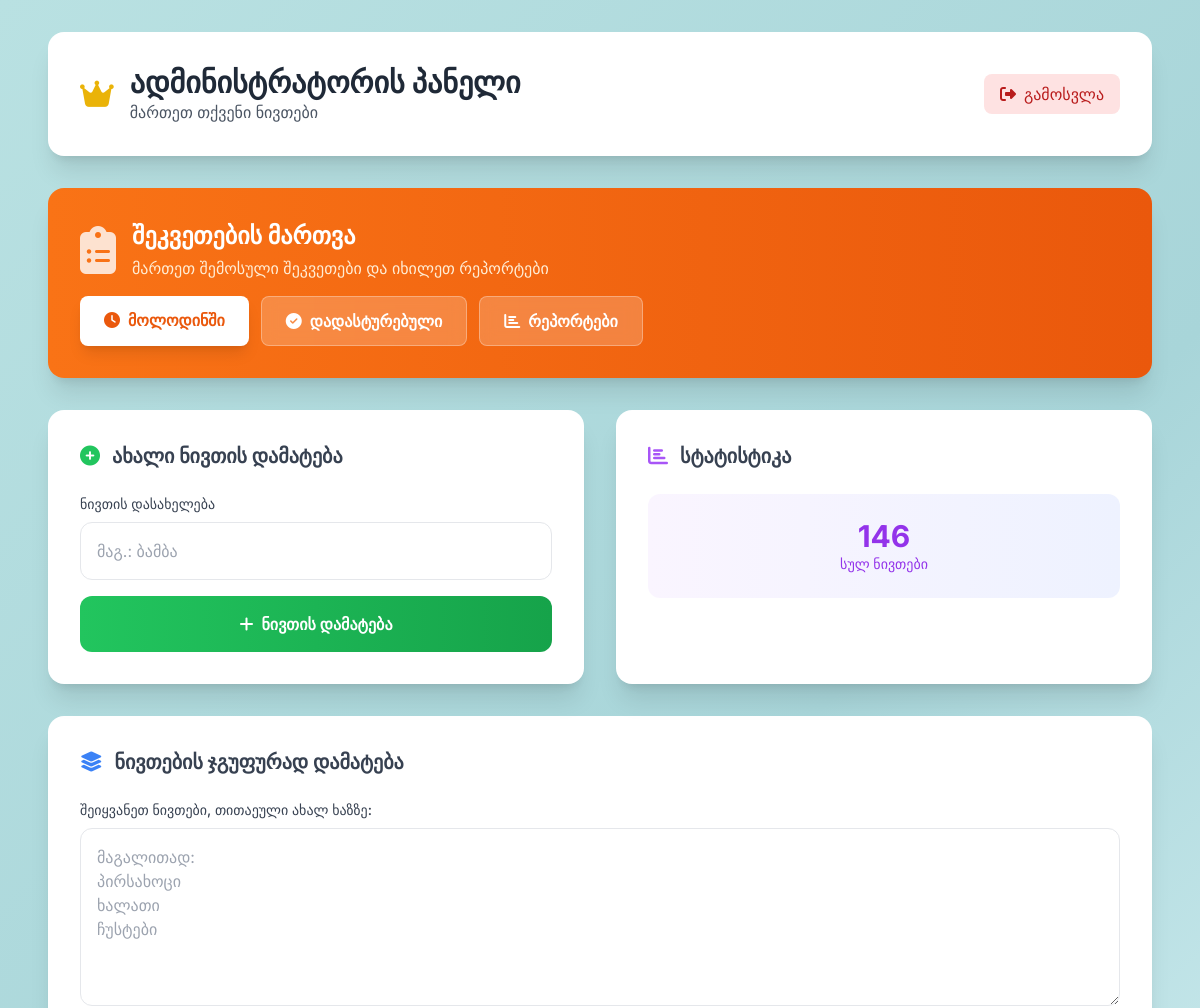
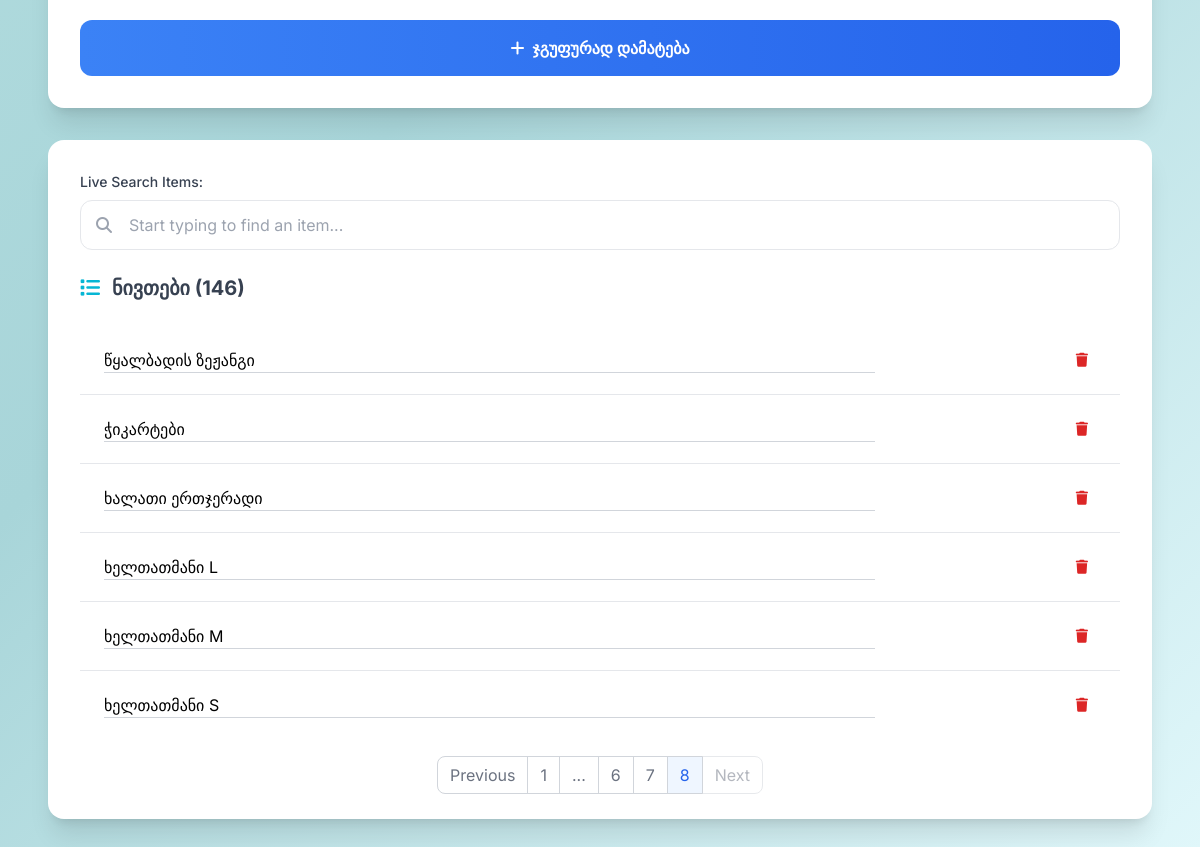
The page /admin/?page=8&search= (signed in) on the database its author committed (2 pictures, top to bottom).
### app.py (models this page shows)
class Item(db.Model):
    id = db.Column(db.Integer, primary_key=True)
    name = db.Column(db.String(100), nullable=False, unique=True)

### app.py (the view)
@app.route('/admin/', methods=['GET'])
def admin_panel():
    if not session.get('admin_logged_in'):
        return redirect(url_for('admin_login'))
    page = request.args.get('page', 1, type=int)
    search_query = request.args.get('search', '').strip()
    items_query = Item.query.order_by(Item.name)
    if search_query:
        items_query = items_query.filter(Item.name.ilike(f'%{search_query}%'))
    pagination = items_query.paginate(page=page, per_page=20, error_out=False)
    items_on_page = pagination.items
    pending_count = Order.query.filter_by(status='pending').count()
    return render_template('admin_panel.html', items=items_on_page, pagination=pagination, search_query=search_query, pending_count=pending_count)

### templates/admin_panel.html (shortened to what this page needs)
<!DOCTYPE html>
<html lang="en">
<head>
    <script src="https://cdn.tailwindcss.com"></script>
    <link rel="stylesheet" href="https://cdnjs.cloudflare.com/ajax/libs/font-awesome/6.4.0/css/all.min.css">
    <link rel="stylesheet" href="{{ url_for('static', filename='styles.css') }}">
</head>
<body class="min-h-screen py-8 bg-[#b9e1e2]">
    <div class="container mx-auto px-6 max-w-6xl">
        <div class="bg-white rounded-2xl shadow-xl p-8 mb-8">
            <div class="flex items-center justify-between">
                <div class="flex items-center space-x-4">
                    <i class="fas fa-crown text-3xl text-yellow-500"></i>
                    <div>
                        <h1 class="text-3xl font-bold text-gray-800">ადმინისტრატორის პანელი</h1>
                        <p class="text-gray-600">მართეთ თქვენი ნივთები</p>
                    </div>
                </div>
                <a href="{{ url_for('admin_logout') }}" class="bg-red-100 text-red-700 px-4 py-2 rounded-lg hover:bg-red-200 transition-colors">
                    <i class="fas fa-sign-out-alt mr-2"></i>გამოსვლა
                </a>
            </div>
        </div>
        <div class="bg-gradient-to-r from-orange-500 to-orange-600 rounded-2xl shadow-xl p-8 mb-8 text-white">
            <div class="flex items-center justify-between flex-wrap gap-4">
                <div class="flex items-center gap-4">
                    <i class="fas fa-clipboard-list text-5xl opacity-80"></i>
                    <div>
                        <h2 class="text-2xl font-bold mb-1">შეკვეთების მართვა</h2>
                        <p class="text-orange-100">მართეთ შემოსული შეკვეთები და იხილეთ რეპორტები</p>
                    </div>
                </div>
                <div class="flex gap-3 flex-wrap">
                    <a href="{{ url_for('admin_orders_pending') }}"
                       class="relative px-6 py-3 bg-white text-orange-600 rounded-lg font-semibold hover:bg-orange-50 transition-all shadow-lg hover:shadow-xl transform hover:-translate-y-1">
                        <i class="fas fa-clock mr-2"></i>მოლოდინში
                    </a>
                    <a href="{{ url_for('admin_orders_confirmed') }}"
                       class="px-6 py-3 bg-white/20 backdrop-blur text-white rounded-lg font-semibold hover:bg-white/30 transition-all border border-white/30">
                        <i class="fas fa-check-circle mr-2"></i>დადასტურებული
                    </a>
                    <a href="{{ url_for('admin_reports_weekly') }}"
                       class="px-6 py-3 bg-white/20 backdrop-blur text-white rounded-lg font-semibold hover:bg-white/30 transition-all border border-white/30">
                        <i class="fas fa-chart-bar mr-2"></i>რეპორტები
                    </a>
                </div>
            </div>
        </div>
        <div class="grid md:grid-cols-2 gap-8">
            <div class="bg-white rounded-2xl shadow-xl p-8">
                <h2 class="text-xl font-bold text-gray-700 mb-6 flex items-center">
                    <i class="fas fa-plus-circle mr-3 text-green-500"></i>
                    ახალი ნივთის დამატება
                </h2>
                <form id="addItemForm" class="space-y-4">
                    <div>
                        <label class="block text-sm font-medium text-gray-700 mb-2">ნივთის დასახელება</label>
                        <input type="text" id="newItemName" name="name" placeholder="მაგ.: ბამბა"
                               class="w-full p-4 border border-gray-200 rounded-xl" required>
                    </div>
                    <button type="submit" class="w-full bg-gradient-to-r from-green-500 to-green-600 text-white py-4 rounded-xl font-semibold">
                        <i class="fas fa-plus mr-2"></i>ნივთის დამატება
                    </button>
                </form>
            </div>
            <div class="bg-white rounded-2xl shadow-xl p-8">
                <h2 class="text-xl font-bold text-gray-700 mb-6 flex items-center">
                    <i class="fas fa-chart-bar mr-3 text-purple-500"></i>
                    სტატისტიკა
                </h2>
                <div class="space-y-6">
                    <div class="text-center p-6 bg-gradient-to-r from-purple-50 to-indigo-50 rounded-xl">
                        <div id="item-count-stat" class="text-3xl font-bold text-purple-600">{{ pagination.total or 0 }}</div>
                        <div class="text-sm text-purple-600 font-medium">სულ ნივთები</div>
                    </div>
                </div>
            </div>
        </div>
        <div class="bg-white rounded-2xl shadow-xl mt-8 p-8">
             <h2 class="text-xl font-bold text-gray-700 mb-6 flex items-center">
                <i class="fas fa-layer-group mr-3 text-blue-500"></i>
                ნივთების ჯგუფურად დამატება
            </h2>
            <form id="bulkAddForm" class="space-y-4">
                <div>
                    <label class="block text-sm font-medium text-gray-700 mb-2">შეიყვანეთ ნივთები, თითაეული ახალ ხაზზე:</label>
                    <textarea id="bulkItemsText" name="bulk_items" rows="6" placeholder="მაგალითად:&#10;პირსახოცი&#10;ხალათი&#10;ჩუსტები"
                              class="w-full p-4 border border-gray-200 rounded-xl"></textarea>
                </div>
                <button type="submit" class="w-full bg-gradient-to-r from-blue-500 to-blue-600 text-white py-4 rounded-xl font-semibold">
                    <i class="fas fa-plus mr-2"></i>ჯგუფურად დამატება
                </button>
            </form>
        </div>
        <div class="bg-white rounded-2xl shadow-xl mt-8 p-8">
            <div class="mb-6">
                <label for="liveSearchInput" class="block text-sm font-medium text-gray-700 mb-2">Live Search Items:</label>
                <div class="relative">
                    <i class="fas fa-search absolute left-4 top-1/2 -translate-y-1/2 text-gray-400"></i>
                    <input type="text" id="liveSearchInput" placeholder="Start typing to find an item..." class="w-full p-3 pl-12 border border-gray-200 rounded-xl">
                </div>
            </div>
            <h2 id="item-count-header" class="text-xl font-bold text-gray-700 mb-6 flex items-center">
                <i class="fas fa-list mr-3 text-cyan-500"></i>
                ნივთები ({{ pagination.total or 0 }})
            </h2>
            {% if items %}
                <div class="overflow-x-auto">
                    <table class="w-full">
                        <tbody id="itemList" class="divide-y divide-gray-200">
                            {% for item in items %}
                            <tr id="item-row-{{ item.id }}">
                                <td class="px-6 py-4 whitespace-nowrap">
                                    <input type="text" name="name" value="{{ item.name }}" class="edit-item-input bg-transparent border-b border-gray-300 w-full" data-id="{{ item.id }}">
                                </td>
                                <td class="px-6 py-4 whitespace-nowrap text-sm font-medium text-right">
                                    <button class="delete-item-btn text-red-600 hover:text-red-900 p-2" data-id="{{ item.id }}" title="Delete"><i class="fas fa-trash"></i></button>
                                </td>
                            </tr>
                            {% endfor %}
                        </tbody>
                    </table>
                </div>
                <div class="mt-6 flex justify-center items-center">
                    <nav aria-label="Page navigation">
                        <ul class="inline-flex items-center -space-x-px">
                            <li>
                                <a href="{{ url_for('admin_panel', page=pagination.prev_num, search=search_query) if pagination.has_prev else '#' }}"
                                   class="px-3 py-2 ml-0 leading-tight text-gray-500 bg-white border border-gray-300 rounded-l-lg hover:bg-gray-100 {{ 'opacity-50 cursor-not-allowed' if not pagination.has_prev }}">Previous</a>
                            </li>
                            {% for page_num in pagination.iter_pages(left_edge=1, right_edge=1, left_current=2, right_current=2) %}
                                {% if page_num %}
                                    <li>
                                        <a href="{{ url_for('admin_panel', page=page_num, search=search_query) }}"
                                           class="px-3 py-2 leading-tight border border-gray-300 {{ 'bg-blue-50 text-blue-600' if page_num == pagination.page else 'text-gray-500 bg-white hover:bg-gray-100' }}">{{ page_num }}</a>
                                    </li>
                                {% else %}
                                    <li><span class="px-3 py-2 text-gray-500 bg-white border border-gray-300">...</span></li>
                                {% endif %}
                            {% endfor %}
                            <li>
                                <a href="{{ url_for('admin_panel', page=pagination.next_num, search=search_query) if pagination.has_next else '#' }}"
                                   class="px-3 py-2 leading-tight text-gray-500 bg-white border border-gray-300 rounded-r-lg hover:bg-gray-100 {{ 'opacity-50 cursor-not-allowed' if not pagination.has_next }}">Next</a>
                            </li>
                        </ul>
                    </nav>
                </div>
            {% else %}
                <div class="text-center py-12">
                    <i class="fas fa-inbox text-6xl text-gray-300 mb-4"></i>
                    <h3 class="text-xl font-semibold text-gray-500 mb-2">No items found.</h3>
                </div>
            {% endif %}
        </div>
    </div>
</body>
</html>

### static/styles.css (style rules this page uses)
body { font-family: 'Inter', sans-serif; background: linear-gradient(135deg, #b9e1e2 0%, #a8d5d9 50%, #e0f7fa 100%); min-height: 100vh; }
.text-blue-600 { color: #00565c; }
.transition-all { transition: all 0.3s cubic-bezier(0.4, 0, 0.2, 1); }
table tbody tr { background: rgba(255, 255, 255, 0.5); transition: background-color 0.2s ease; }

### rows shown on the page
Item: name "წყალბადის ზეჟანგი"
Item: name "ჭიკარტები"
Item: name "ხალათი ერთჯერადი"
Item: name "ხელთათმანი L"
Item: name "ხელთათმანი M"
Item: name "ხელთათმანი S"

### other values the page prints
{{ pagination.total or 0 }} "146"
{{ page_num }} "1" "6" "7" "8"
